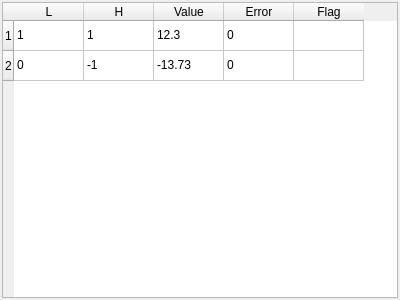
<?xml version="1.0" encoding="UTF-8"?>
<ui version="4.0">
 <class>ModelWidget</class>
 <widget class="QWidget" name="ModelWidget">
  <property name="geometry">
   <rect>
    <x>0</x>
    <y>0</y>
    <width>400</width>
    <height>300</height>
   </rect>
  </property>
  <property name="windowTitle">
   <string>Model</string>
  </property>
  <layout class="QGridLayout" name="gridLayout">
   <property name="leftMargin">
    <number>2</number>
   </property>
   <property name="topMargin">
    <number>2</number>
   </property>
   <property name="rightMargin">
    <number>2</number>
   </property>
   <property name="bottomMargin">
    <number>2</number>
   </property>
   <item row="0" column="0">
    <widget class="QTableWidget" name="table_model">
     <property name="selectionMode">
      <enum>QAbstractItemView::SingleSelection</enum>
     </property>
     <property name="cornerButtonEnabled">
      <bool>false</bool>
     </property>
     <attribute name="horizontalHeaderDefaultSectionSize">
      <number>70</number>
     </attribute>
     <attribute name="verticalHeaderVisible">
      <bool>true</bool>
     </attribute>
     <attribute name="verticalHeaderCascadingSectionResizes">
      <bool>true</bool>
     </attribute>
     <attribute name="verticalHeaderHighlightSections">
      <bool>true</bool>
     </attribute>
     <row>
      <property name="text">
       <string>1</string>
      </property>
     </row>
     <row>
      <property name="text">
       <string>2</string>
      </property>
     </row>
     <column>
      <property name="text">
       <string>L</string>
      </property>
     </column>
     <column>
      <property name="text">
       <string>H</string>
      </property>
     </column>
     <column>
      <property name="text">
       <string>Value</string>
      </property>
     </column>
     <column>
      <property name="text">
       <string>Error</string>
      </property>
     </column>
     <column>
      <property name="text">
       <string>Flag</string>
      </property>
     </column>
     <item row="0" column="0">
      <property name="text">
       <string>1</string>
      </property>
     </item>
     <item row="0" column="1">
      <property name="text">
       <string>1</string>
      </property>
     </item>
     <item row="0" column="2">
      <property name="text">
       <string>12.3</string>
      </property>
     </item>
     <item row="0" column="3">
      <property name="text">
       <string>0</string>
      </property>
     </item>
     <item row="1" column="0">
      <property name="text">
       <string>0</string>
      </property>
     </item>
     <item row="1" column="1">
      <property name="text">
       <string>-1</string>
      </property>
     </item>
     <item row="1" column="2">
      <property name="text">
       <string>-13.73</string>
      </property>
     </item>
     <item row="1" column="3">
      <property name="text">
       <string>0</string>
      </property>
     </item>
    </widget>
   </item>
  </layout>
 </widget>
 <resources/>
 <connections/>
</ui>
